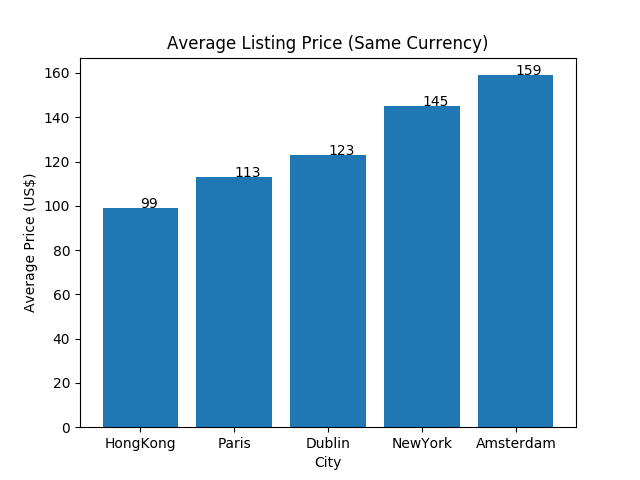

Reproduce this figure in Python.
import matplotlib.pyplot as plt
import plotly.plotly as py
import collections
import operator
import sys
import csv

D = {}
prices = [1.17825, 1.17825, 1.17825, 0.128144, 1] #Euro, Euro, Euro, USD, HKD
total = int(sys.argv[1])
for i in range(total):
    total_sum = 0
    n = 0
    with open(sys.argv[2+i]) as csvfile:
        reader = csv.reader(csvfile)
        for row in reader:
            price = row[9]
            if price != "price":
                total_sum += int(price)*prices[i]
                n += 1
        D[sys.argv[2+i].split('/')[2]] = int(round(total_sum/n))

D = collections.OrderedDict(sorted(D.items(), key=operator.itemgetter(1)))


dictionary = plt.figure()

plt.bar(range(len(D)), D.values(), align='center')
plt.title("Average Listing Price (Same Currency)")
plt.xlabel("City")
plt.ylabel("Average Price (US$)")
x = range(len(D))
y = D.values()
for a,b in zip(x, y):
    plt.text(a, b, str(b))
plt.xticks(range(len(D)), D.keys())

plt.savefig(sys.argv[2+total])
